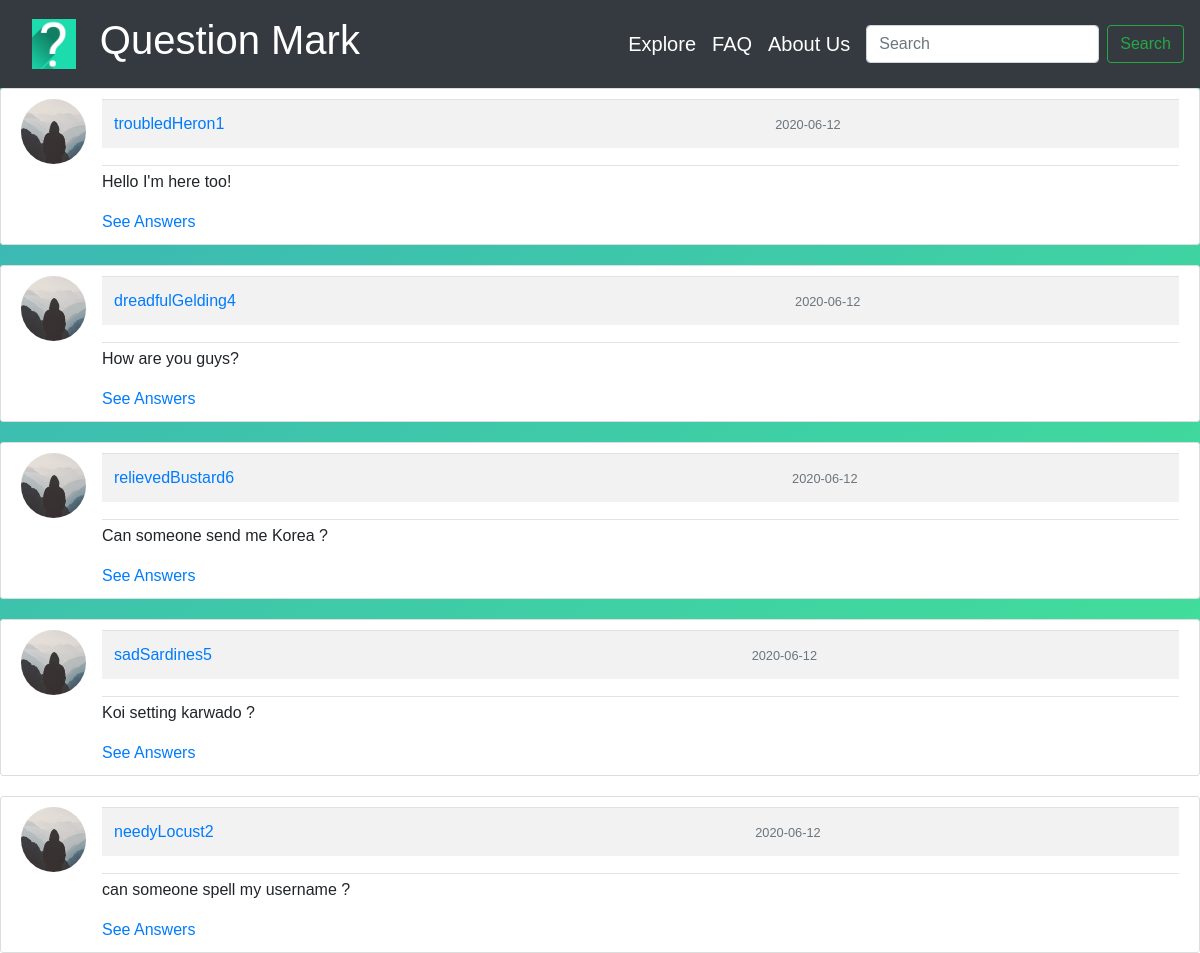
/explore, run on the app's committed database.
### Question_Mark/models.py (models this page shows, shortened)
class Questions(db.Model):
    __searchable__ = ["question"]
    id = db.Column(db.Integer, primary_key=True)
    question = db.Column(db.Text, nullable=False)
    date_posted = db.Column(db.DateTime, nullable=False, default=datetime.utcnow)
    user_id = db.Column(db.Integer, db.ForeignKey("user.id"), nullable=False)
    answers = db.relationship("Answers", backref="writer", lazy=True)

class User(db.Model, UserMixin):
    id = db.Column(db.Integer, primary_key=True)
    first_name = db.Column(db.String(30), unique=False, nullable=False)
    last_name = db.Column(db.String(30), unique=False, nullable=False)
    username = db.Column(db.String(30), unique=True, nullable=False)
    email = db.Column(db.String(120), unique=True, nullable=False)
    image_file = db.Column(db.String(20), nullable=False, default="default.jpg")
    password = db.Column(db.String(60), nullable=False)
    questions = db.relationship("Questions", backref="author", lazy=True)

### Question_Mark/routes.py (the view)
@app.route("/explore", methods=["GET", "POST"])
def explore():
    values = Questions.query.order_by(Questions.date_posted.desc())
    return render_template("explore.html", title="Explore", values=values)

### Question_Mark/templates/explore.html (shortened to what this page needs)
{% extends "layout.html" %}
{% block head %}
<link rel="stylesheet" href={{url_for('static', filename='style_questions.css') }}>
{% endblock head %}
{%block content %}
{% for item in values %}
<article class="media content-section-ex">
    <img class="rounded-circle article-img" src="{{ url_for('static', filename='default.jpg') }}" />
    <div class="media-body">
        <div class="article-metadata">
            <table class="table table-striped">
                <tr>
                    <td>
                        <a class="mr-2" href="user_posts/{{ item.author.username }}">{{ item.author.username }}</a>
                    </td>
                    <td>
                        <small class="text-muted">{{ item.date_posted.strftime('%Y-%m-%d') }}</small>
                    </td>
                </tr>
            </table>
        </div>
        <p class="article-content">{{ item.question }}</p>
        <a class="mr-2" href="{{ url_for('answers', question_id = item.id) }}">See Answers</a>
    </div>
</article>
{% endfor %}
{% endblock content %}

### Question_Mark/templates/layout.html (shortened to what this page needs)
<!DOCTYPE html>
<html>
<head>
    <link rel="stylesheet" href="https://stackpath.bootstrapcdn.com/bootstrap/4.4.1/css/bootstrap.min.css"
>
    {% block head %}{% endblock head %}
</head>
<body>
    <nav class="navbar navbar-expand-sm bg-dark navbar-dark justify-content-end">
        <a class="nav-link" href={{ url_for("home") }} title="Take a tour of our website!">
            <img id="brand-image" alt="Website Logo" src={{ url_for('static', filename='logo.png') }}></div>
        </a>
        <div class="collapse navbar-collapse flex-grow-0 ml-0 mr-5 mb-auto mt-0" id="navbarSupportedContent">
            <ul class="nav navbar-nav navbar-right">
                <li class="nav-item active">
                    <a class="nav-link" href={{ url_for("home") }} title="Take a tour of our website!">
                        <h1>Question Mark</h1>
                    </a>
                </li>
            </ul>
        </div>
        <div class="collapse navbar-collapse flex-grow-0 ml-auto mr-2 mt-2" id="navbarSupportedContent">
            <ul class="nav navbar-nav navbar-right">
                <li class="nav-item active">
                    <a class="nav-link" href={{ url_for("explore") }} title="Take a tour of our website!">
                        <h5>Explore</h5>
                    </a>
                </li>
                <li class="nav-item active">
                    <a class="nav-link" href={{ url_for("faq") }} title="Got queries? Just ask them here!">
                        <h5>FAQ</h5>
                    </a>
                </li>
                <li class="nav-item active">
                    <a class="nav-link" href={{ url_for("about") }} title="Know more about us!">
                        <h5>About Us</h5>
                    </a>
                </li>
            </ul>
        </div>
        <form class="form-inline" method="GET" action="search">
            <input class="form-control mr-sm-2" type="search" placeholder="Search" aria-label="Search"
                title="Type your question here!">
            <button class="btn btn-outline-success my-2 my-sm-0" type="submit"
                title="Search your question!">Search</button>
        </form>
    </nav>
    <div id="grad">
        {% block content %}
        {% endblock content%}
    </div>
</body>
</html>

### Question_Mark/static/style_questions.css (style rules this page uses)
.content-section-ex { background: #ffffff !important; padding: 10px 20px; border: 1px solid #dddddd; border-radius: 3px; margin-bottom: 20px; }
.article-content { white-space: pre-line; }
.article-img { height: 65px; width: 65px; margin-right: 16px; }
.article-metadata { padding-bottom: 1px; margin-bottom: 4px; border-bottom: 1px solid #e3e3e3 }
#grad { background-color: #ffffff; background-image: linear-gradient(to bottom right, #3bb2b8, #42e695); background-attachment: fixed !important; }

### Question_Mark/templates/layout.html (style rules this page uses)
#grad { height: 633px; background-color: #ffffff; background-image: linear-gradient(to bottom right, #3bb2b8, #42e695); position: relative; background-attachment: fixed; }
body { box-sizing: border-box; font-family: sans-serif; }
#brand-image { height: 50px; }

### data on the page
Questions: author.username "troubledHeron1", date_posted "2020-06-12", question "Hello I'm here too!"
Questions: author.username "dreadfulGelding4", date_posted "2020-06-12", question "How are you guys?"
Questions: author.username "relievedBustard6", date_posted "2020-06-12", question "Can someone send me Korea ?"
Questions: author.username "sadSardines5", date_posted "2020-06-12", question "Koi setting karwado ?"
Questions: author.username "needyLocust2", date_posted "2020-06-12", question "can someone spell my username ?"
